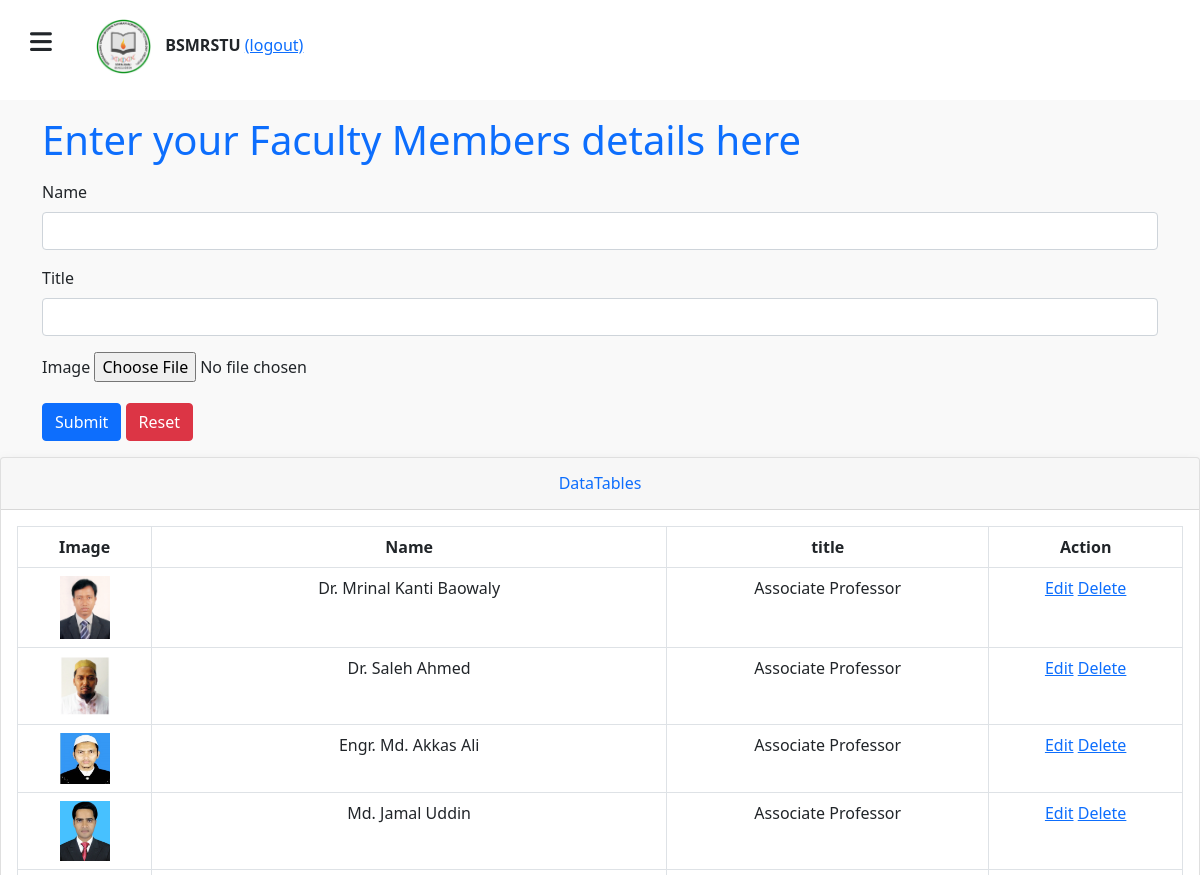
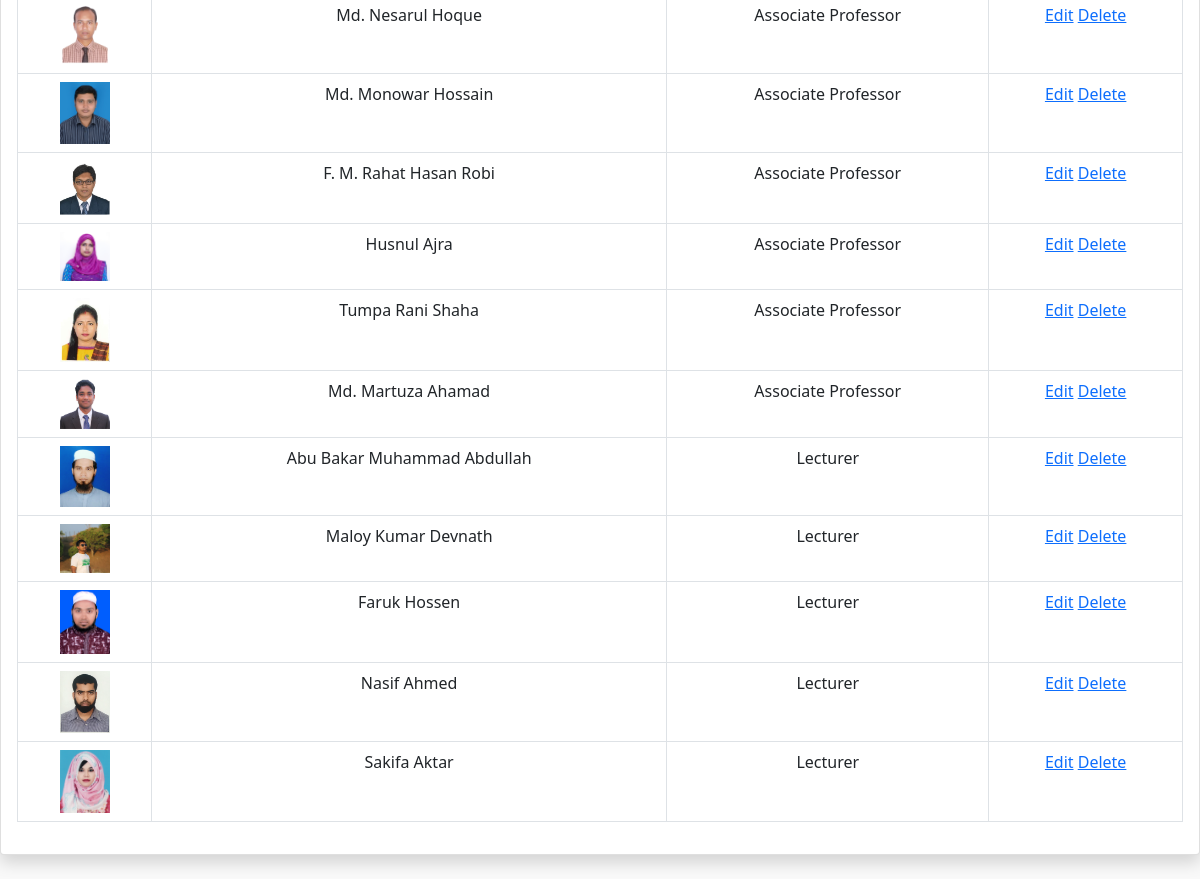
The app's page /admin/faculty_members.php (signed in) with its own data (2 pictures, top to bottom).
### tables this page shows
CREATE TABLE `faculty_members` (
  `id` int(100) NOT NULL,
  `img` varchar(1000) NOT NULL,
  `name` varchar(1000) NOT NULL,
  `title` varchar(1000) NOT NULL
);

### admin/faculty_members.php (the view, shortened to what this page needs)
<?php
include "header.php";
 $selectsql = "SELECT * FROM faculty_members";
 $result_std = $conn -> query ($selectsql);
?>
<!DOCTYPE html>
<html>
<head>
	<link rel="stylesheet" href="css/bootstrap.css">
	<link rel="stylesheet" href="css/style.css">
	<link rel="stylesheet" href="css/media.css">
</head>
<body>
                <div class="container">
                    <h1 class="text-primary mt-3 mb-3">Enter your Faculty Members details here</h1>
                    <form action="<?php echo $_SERVER['PHP_SELF']; ?>" method="post" enctype="multipart/form-data">
                        <div class="mb-3">
                            <label for="name" class="form-label">Name</label>
                            <input type="name" class="form-control name" id="name" name="name" required>
                        </div>
                        <div class="mb-3">
                            <label for="c_name" class="form-label">Title</label>
                            <input type="c_name" class="form-control c_name" id="c_name" name="c_name" required>
                        </div>
                        <div class="mb-3">
                            <label for="uploadfile" class="form-label">Image</label>
                            <input type="file" name="uploadfile" value="" />
                        </div>
                        <div class="mb-3">
                            <button type="submit" class="btn btn-primary" name="u_submit">Submit</button>
                            <button type="reset" class="btn btn-danger">Reset</button>
                        </div>
                    </form>
                </div>
            <div class="card shadow mb-4">
            	<div class="card-header py-3">
            		<h6 class="m-0 font-weight-bold text-primary" style="text-align: center;">DataTables</h6>
            	</div>
            	<div class="card-body">
            		<div class="table-responsive">
            			<table class="table table-bordered text-center" id="dataTable" width="100%" cellspacing="0">
            				<thead>
            					<tr>
            						<th>Image</th>
            						<th>Name</th>
            						<th>title</th>
            						<th>Action</th>
            					</tr>
            				</thead>
            				<tbody id="test">
            					<?php if ($result_std -> num_rows > 0) {
            						while ( $data=$result_std -> fetch_assoc() ) {
            							?>
            							<tr  class="list">
            								<td><img src="faculty_img/<?php echo $data['img'];?>" width="50px"></td>
            								<td> <?php echo $data['name']; ?> </td>
            								<td> <?php echo $data['title']; ?> </td>
            								<td>
            									<a href="f_edit.php?id= <?php echo $data['id'];?>">Edit</a>
            									<a href="f_delete.php?id= <?php echo $data['id'];?>">Delete</a>
            								</td>
            							</tr>
            							<?php
            						}
            					}
            					else
            					{
            						?>
            						<tr>
            							<td>No data to show</td>
            						</tr>
            					<?php } ?>
            				</tbody>
            			</table>
            		</div>
            	</div>
            </div>
</body>
</html>

### admin/header.php (shortened to what this page needs)
<!DOCTYPE html>
<html>
<head>
	<link rel="stylesheet" href="css/bootstrap.css">
	<link rel="stylesheet" href="css/style.css">
	<link rel="stylesheet" href="css/media.css">
</head>
<body>
	<section class="header" id="header">
		<i class="fas fa-bars fixed" onclick="openside()"></i>
		<img src="..//image/logo.png" class="fixed-logo">
		<div class="line-fixed">BSMRSTU</div>
		<a href="logout.php">(logout)</a>
	</section>
</body>
</html>

### admin/css/style.css (style rules this page uses)
body { background-color: #f9f9f9; }
.header { width: 100%; height: 100px; background-color: white; transition: 0.3s; }
.fixed { padding: 30px; font-size: 25px; }
i { cursor: pointer; margin-right: 10px; }
.line-fixed { display: inline; padding-left: 10px; font-weight: 700; }
.fixed-logo { width: 55px; }

### records on screen
faculty_members: img (picture), name "Dr. Mrinal Kanti Baowaly", title "Associate Professor"
faculty_members: img (picture), name "Dr. Saleh Ahmed", title "Associate Professor"
faculty_members: img (picture), name "Engr. Md. Akkas Ali", title "Associate Professor"
faculty_members: img (picture), name "Md. Jamal Uddin", title "Associate Professor"
faculty_members: img (picture), name "Md. Nesarul Hoque", title "Associate Professor"
faculty_members: img (picture), name "Md. Monowar Hossain", title "Associate Professor"
faculty_members: img (picture), name "F. M. Rahat Hasan Robi", title "Associate Professor"
faculty_members: img (picture), name "Husnul Ajra", title "Associate Professor"
faculty_members: img (picture), name "Tumpa Rani Shaha", title "Associate Professor"
faculty_members: img (picture), name "Md. Martuza Ahamad", title "Associate Professor"
faculty_members: img (picture), name "Abu Bakar Muhammad Abdullah", title "Lecturer"
faculty_members: img (picture), name "Maloy Kumar Devnath", title "Lecturer"
faculty_members: img (picture), name "Faruk Hossen", title "Lecturer"
faculty_members: img (picture), name "Nasif Ahmed", title "Lecturer"
faculty_members: img (picture), name "Sakifa Aktar", title "Lecturer"
